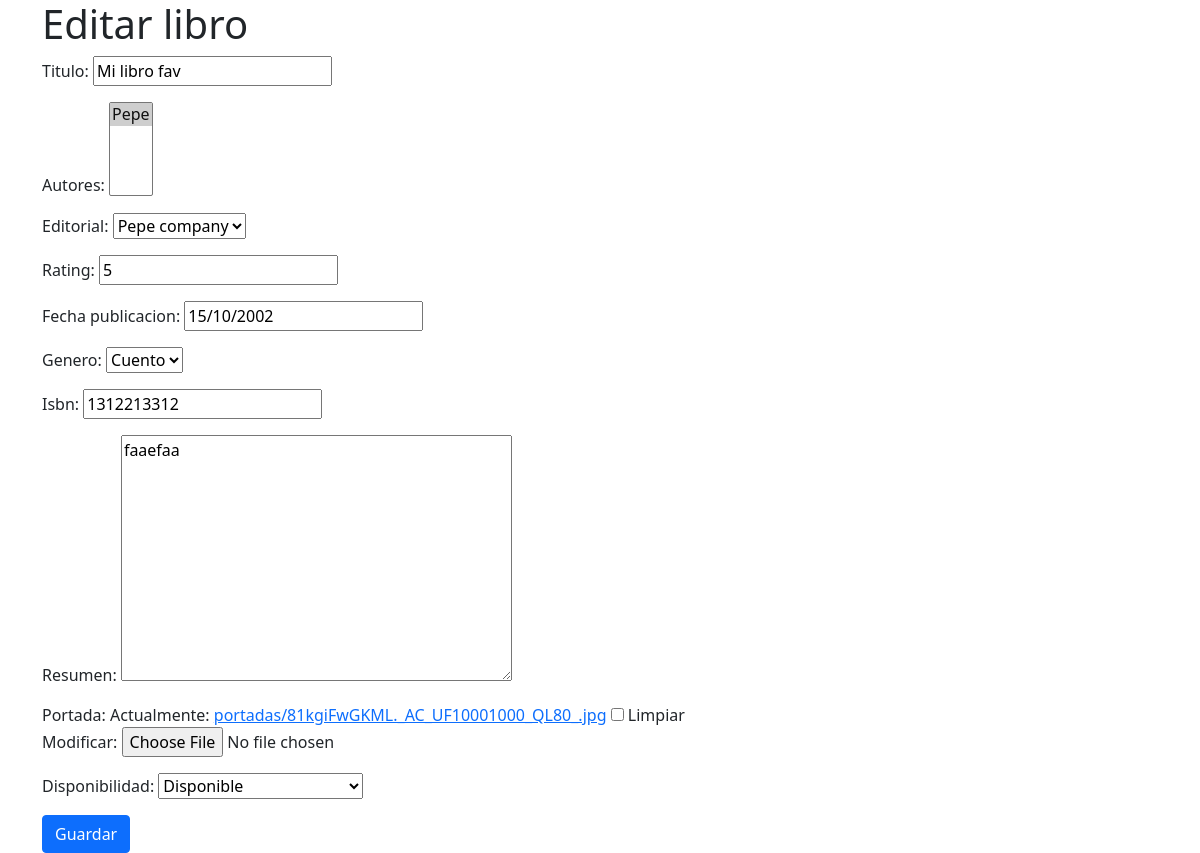
Before: /edit/19/ with the older database file.
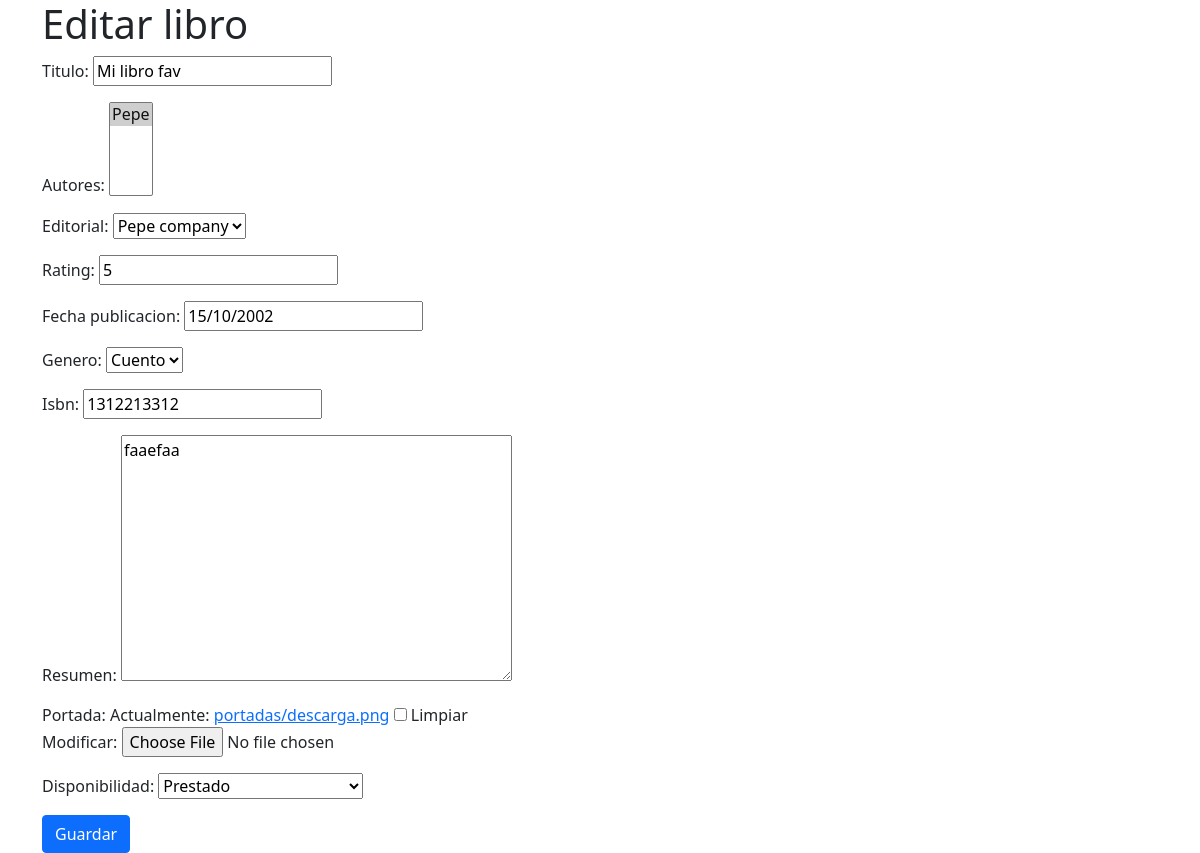
After: the same page with the newer database file.
### biblioteca/models.py (models this page shows, shortened)
class Libro(models.Model):
    titulo = models.CharField(max_length=100)
    autores = models.ManyToManyField(Autor)
    editorial = models.ForeignKey(Editorial, on_delete=models.CASCADE)
    rating = models.PositiveIntegerField(validators=[MaxValueValidator(5)])
    fecha_publicacion = models.DateField()
    GENEROS = (
        ('N', 'Novela'),
        ('C', 'Cuento'),
        ('P', 'Poesía'),
        ('T', 'Teatro'),
        ('O', 'Otros'),
    )
    genero = models.CharField(max_length=1, choices=GENEROS)
    isbn = models.IntegerField(max_length=13)
    resumen = models.TextField()
    portada = models.ImageField(upload_to='portadas/', null=True, blank=True) #Necesita Pillow
    DISPONIBILIDAD = (
        ('D', 'Disponible'),
        ('P', 'Prestado'),
        ('E', 'En proceso de prestamo'),
    )
    disponibilidad = models.CharField(max_length=1, choices=DISPONIBILIDAD)
    created_at = models.DateTimeField(auto_now_add=True)
    updated_at = models.DateTimeField(auto_now=True)

### biblioteca/views.py (the view)
# urls.py: path('edit/<int:pk>/', LibroUpdateView.as_view(), name='libro_edit'),
class LibroUpdateView(UpdateView):
    model = Libro
    fields = ['titulo', 'autores', 'editorial', 'rating', 'fecha_publicacion', 'genero', 'isbn', 'resumen', 'portada', 'disponibilidad']
    template_name = 'biblioteca/libro_edit.html'
    success_url = reverse_lazy('libro_list')

### biblioteca/models.py (called while the page is built)
    def __str__(self):
        return self.nombre

    def __str__(self):
        return self.nombre

### biblioteca/templates/biblioteca/libro_edit.html (shortened to what this page needs)
<!DOCTYPE html>
<html lang="es">
    <head>
        <link rel="stylesheet" href="https://stackpath.bootstrapcdn.com/bootstrap/5.0.0-alpha1/css/bootstrap.min.css">
    </head>
    <body>
        <div class="container">
            <div class="row">
                <div class="col">
                    <h1>Editar libro</h1>
                    <form action="{% url 'libro_edit' pk=libro.pk %}" enctype="multipart/form-data" method="post">
                        {{ form.as_p }}
                        <button type="submit" class="btn btn-primary">Guardar</button>
                    </form>
                </div>
            </div>
        </div>
    </body>
</html>

Changed rows visible on the page:
changed Libro "Mi libro fav": disponibilidad "Disponible" → "Prestado"
Other visible differences:
text no longer shown: "Titulo: Autores: Editorial: Rating: Fecha publicacion: Genero: Isbn: Resumen: Portada: Actualmente: portadas/81kgiFwGKML._AC_UF10001000_QL80_.jpg Limpiar Modificar: Disponibilidad:"
text now shown: "Titulo: Autores: Editorial: Rating: Fecha publicacion: Genero: Isbn: Resumen: Portada: Actualmente: portadas/descarga.png Limpiar Modificar: Disponibilidad:"
